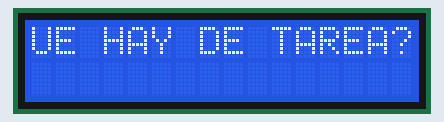
Recording of a sketch running on a simulated Arduino Uno, built with avr-gcc and run on an emulated ATmega328P. Parts: 16×2 character LCD.

Above: at 0.73 s.
At 13.3 s:
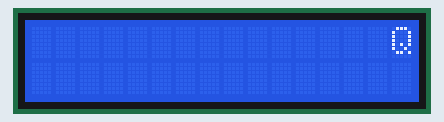
At 15.7 s:
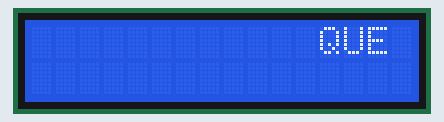
At 18.9 s:
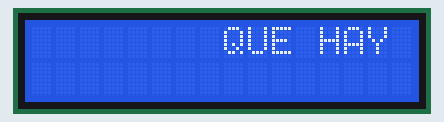
At 22.1 s:
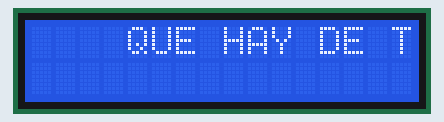
At 25.3 s:
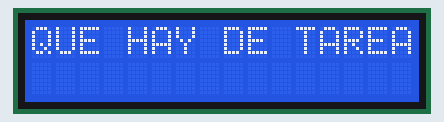

The sketch:

lcd_scroll01.ino
```cpp
#include <Wire.h>
#include <LCD.h>
#include <LiquidCrystal_I2C.h>


LiquidCrystal_I2C lcd(0x3f, 2, 1, 0, 4, 5, 6, 7, 3, POSITIVE);

void setup() {
  // put your setup code here, to run once:
  lcd.begin(16,2);
  lcd.print("QUE HAY DE TAREA?");
  delay(500);

}

void loop() {
  // scroll 13 positions (string length) to the left
  // to move it offscreen left: MOVERLO A LA IZQ, FUERA DE LA PANTALLA
  for (int positionCounter = 0; positionCounter < 13; positionCounter++) {
    // scroll one position left:
    lcd.scrollDisplayLeft();
    // wait a bit:
    delay(300);
  }

  // scroll 29 positions (string length + display length) to the right
  // to move it offscreen right: MOVERLO A LA DERECHA, FUERA DE LA PANTALLA
  for (int positionCounter = 0; positionCounter < 29; positionCounter++) {
    // scroll one position right:
    lcd.scrollDisplayRight();
    // wait a bit:
    delay(300);
  }

  // scroll 16 positions (display length + string length) to the left
  // to move it back to center: CENTRARLO
  for (int positionCounter = 0; positionCounter < 16; positionCounter++) {
    // scroll one position left:
    lcd.scrollDisplayLeft();
    // wait a bit:
    delay(800);
  }
  delay(1000);
}
```

Measured:
- what the display in image 1 shows lasts 0.8 s, from 13.2 s to 14.0 s
- what the display in image 5 shows lasts 1.8 s, from 25.2 s to 27.0 s
